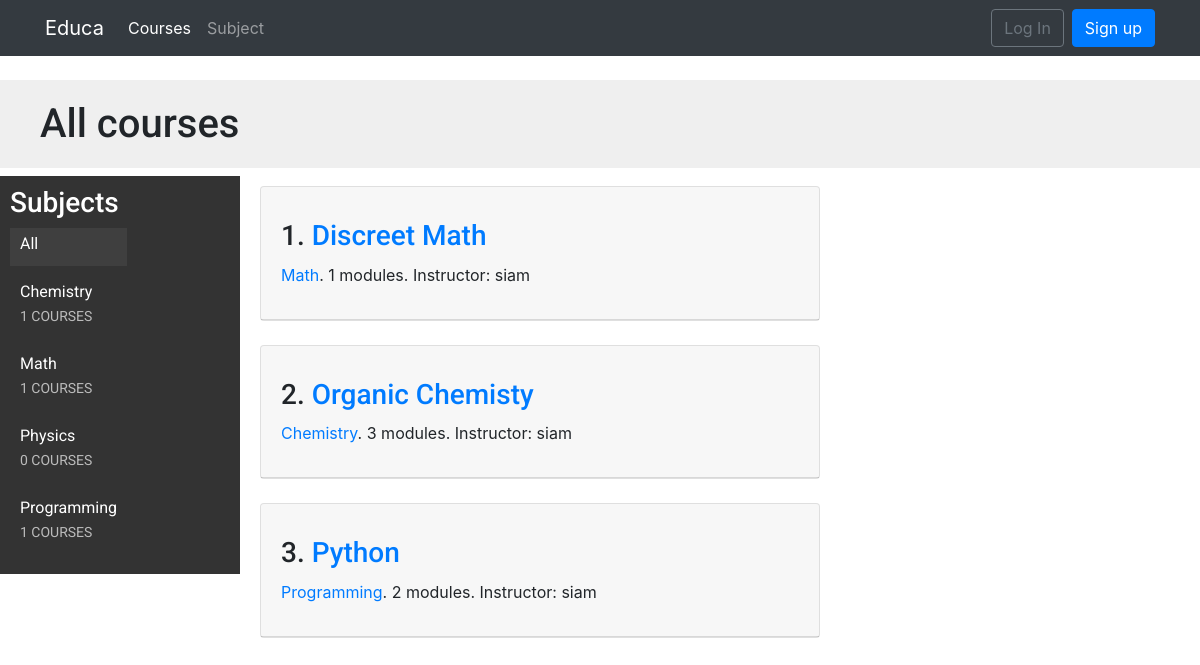
The app's page /courses/, older data.
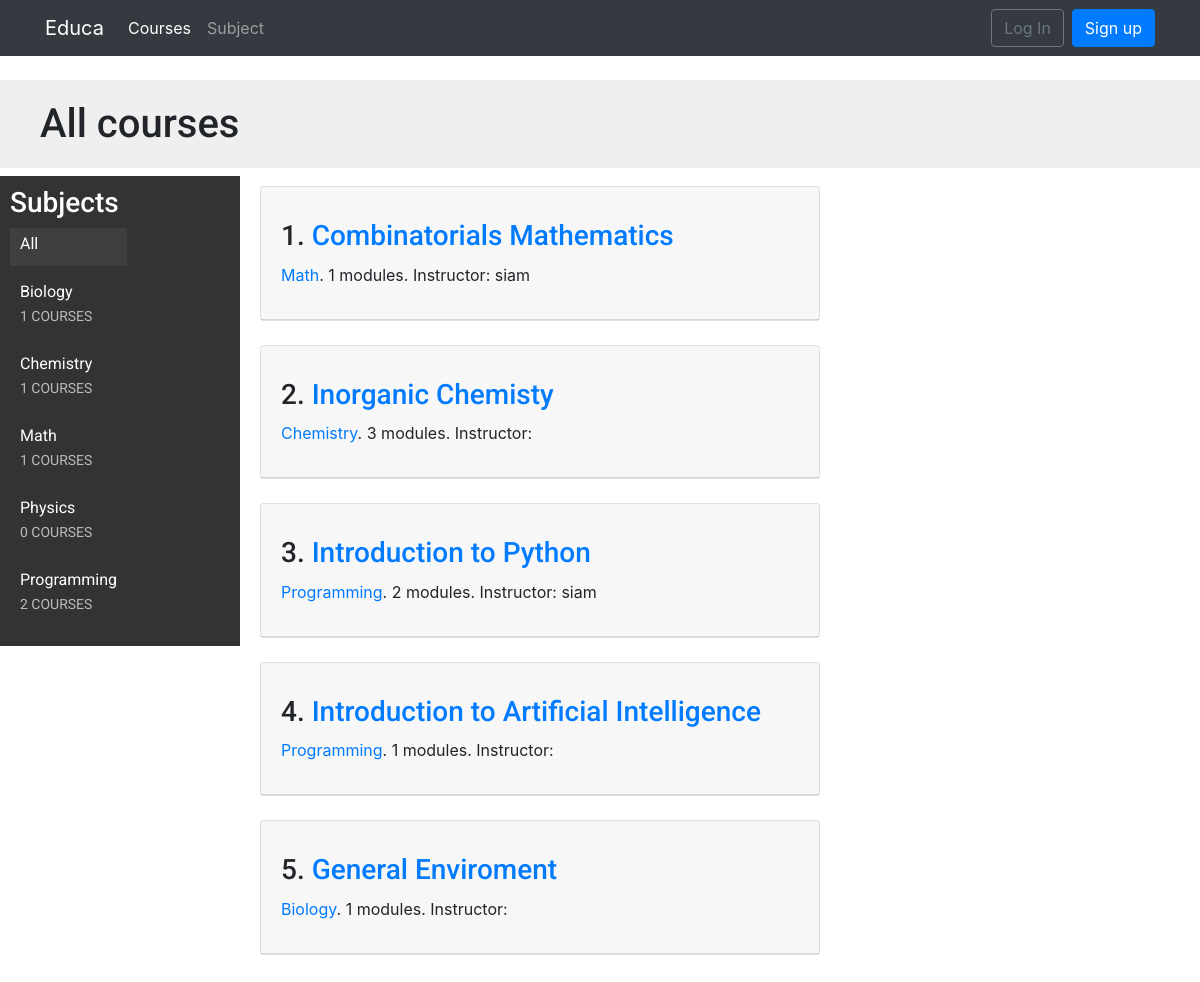
The same page, newer data.
### courses/models.py (models this page shows, shortened)
class Subject(models.Model):
    title = models.CharField(max_length=200)
    slug = models.SlugField(max_length=200, unique=True)
    class Meta:
        ordering = ['title']
    def __str__(self):
        return self.title

class Course(models.Model):
    owner = models.ForeignKey(User,
                    related_name='courses_created',
                    on_delete=models.CASCADE)
    subject = models.ForeignKey(Subject, related_name='courses',
                        on_delete=models.CASCADE)
    title = models.CharField(max_length=200)
    slug = models.SlugField(max_length=200, unique=True)
    overview = models.TextField()
    created = models.DateTimeField(auto_now_add=True)
    students = models.ManyToManyField(User,
                                      related_name='courses_joined',
                                      blank=True)
    class Meta:
        ordering = ['-created']

### courses/views.py (the view)
# urls.py: path('courses/', CourseListView.as_view(), name='course_list'),
class CourseListView(TemplateResponseMixin, View):
    model = Course
    template_name = 'courses/course/list.html'
    def get(self, request, subject=None):
        subjects = Subject.objects.annotate(
                            total_courses=Count('courses'))
        courses = Course.objects.annotate(
                            total_modules=Count('modules'))
        if subject:
            subject = get_object_or_404(Subject, slug=subject)
            courses = courses.filter(subject=subject)
        return self.render_to_response({'subjects': subjects,
                                        'subject': subject,
                                        'courses': courses})

### templates/courses/course/list.html (shortened to what this page needs)
{% extends "base.html" %}
{% block content %}
<h1>
    {% if subject %}
        {{ subject.title }} courses
    {% else %}
        All courses
    {% endif %}
</h1>
<div class="contents">
    <h3>Subjects</h3>
    <ul id="modules">
        <li {% if not subject %}class="selected"{% endif %}>
            <a href="{% url "course_list" %}">All</a>
        </li>
        {% for s in subjects %}
            <li {% if subject == s %}class="selected"{% endif %}>
                <a href="{% url "course_list_subject" s.slug %}">
                    {{ s.title }}
                    <br><span>{{ s.total_courses }} courses</span>
                </a>
            </li>
        {% endfor %}
    </ul>
</div>
<div class="module">
    {% for course in courses %}
        {% with subject=course.subject %}
        <div class="card">
      <div class="card-header">
            <h3>{{forloop.counter}}. <a href="{% url "course_detail" course.slug %}">{{ course.title }}</a></h3>
            <p>
                <a href="{% url "course_list_subject" subject.slug %}">{{ subject }}</a>.
                {{ course.total_modules }} modules.
                Instructor: {{ course.owner.get_full_name }}
            </p>
          </div>
</div>
        {% endwith %}
        <br>
    {% endfor %}
</div>
{% endblock %}

### templates/base.html (shortened to what this page needs)
{% load socialaccount %}
{% load course %}
{% load static %}
<!DOCTYPE html>
<html>
<head>
<link href="{% static "css/slider.css" %}" rel="stylesheet">
  <link href="{% static "css/base.css" %}" rel="stylesheet">
    <link rel="stylesheet" href="https://stackpath.bootstrapcdn.com/bootstrap/4.3.1/css/bootstrap.min.css"/>
</head>
<body>
  {% include 'base/navbar.html' %}
    <div id="content">
      {% block content %}
      {% endblock %}
    </div>
</body>
</html>

### templates/base/navbar.html (shortened to what this page needs)
{% load course %}
{% url 'course_list' as course_list %}
{% url 'home' as home_url %}
{% url 'sub_list' as subject_url %}
{% url 'manage_course_list' as mine %}
{% url 'student_course_list' as std %}
{% url 'course_create' as create_url %}
<div  class="navbar navbar-expand-md navbar-dark bg-dark mb-4">
  <div class="container">
    <a href="{{ home_url }}" class=" navbar-brand">Educa</a>
<div class="collapse navbar-collapse" id="navbarSupportedContent">
     <ul class="navbar-nav mr-auto">
       <li class="nav-item {% if request.path == course_list %}active{% endif %}">
         <a class="nav-link" href="{{ course_list }}">Courses <span class="sr-only">(current)</span></a>
       </li>
       <li class="nav-item {% if request.path == subject_url %}active{% endif %}">
         <a class="nav-link" href="{{ subject_url }}">Subject</a>
       </li>
     </ul>
 </div>
 <div class="collapse navbar-collapse" id="navbarCollapse">
     {% if user.is_authenticated %}
       <ul class="navbar-nav ml-auto">
        {% if request.user|has_group:"Instructors" %}
         <li class="nav-item {% if request.path == mine %}active{% endif %}">
           <a class="nav-link" href="{{mine}}">My Courses</a>
         </li>
         <li class="nav-item {% if request.path == create_url %}active{% endif %}">
           <a class="nav-link" href="{{create_url}}">Create Course</a>
         </li>
         {% else %}
         <li class="nav-item {% if request.path == std %}active{% endif %}">
           <a class="nav-link" href="{{std}}">Enrolled Courses</a>
         </li>
         {% endif %}
           <li class="nav-item">
             <a class="nav-link dropdown-toggle" href="#" id="userMenu"
               data-toggle="dropdown" aria-haspopup="true"
               aria-expanded="false">
               {{ user.username }}
             </a>
             <div class="dropdown-menu dropdown-menu-right"
               aria-labelledby="userMenu">
               <a class="dropdown-item"
               href="{% url 'password_change'%}">Change password</a>
               <div class="dropdown-divider"></div>
               <a class="dropdown-item" href="{% url 'logout' %}">
               Log Out</a>
             </div>
           </li>
         </ul>
       {% else %}
         <form class="form-inline ml-auto">
           <a href="{% url 'login' %}" class="btn btn-outline-secondary">
           Log In</a>
           <a href="{% url 'student_registration' %}" class="btn btn-primary ml-2">
             Sign up</a>
         </form>
       {% endif %}
     </div>
  </div>
</div>

### static/css/base.css (style rules this page uses)
body { margin:0; font-family:'Roboto', sans-serif; font-weight:400; color:#333; }
a { color:#3fad37; text-decoration:none; }
ul { float:left; }
h1, h2, h3, h4, h5, h6 { font-family:'Roboto', sans-serif; font-weight:300; }
h1 { background:#efefef; width:100%; overflow:auto; padding:20px 0 20px 40px; margin:0; }
.module { padding:10px 20px; float:left; width:600px; }
.module h3 { margin:20px 0 0; padding:0; width:100%; }
.module p { margin:10px 0 20px; width:100%; float:left; }
.contents { width:20%; padding:10px; float:left; background:#333; color: #fff; font-family:'Roboto', sans-serif; }
.contents ul { list-style:none; margin:0; padding:0; }
.contents ul li { margin:0 0 10px 0; padding:4px 10px 10px; overflow:auto; }
.contents ul li.selected { background:#3f3f3f; }
.contents ul span { text-transform:uppercase; color:#bbb; font-size:14px; }
.contents ul a { display:block; color:#fff; text-decoration:none; }

Row changes from the older to the newer data that the page shows:
added Subject: title "Biology", total_courses "1"
computed for Subject "Programming": total_courses "1" → "2"
changed Course "Math": title "Discreet Math" → "Combinatorials Mathematics"
changed Course "Chemistry": title "Organic Chemisty" → "Inorganic Chemisty"; owner.get_full_name "siam" → (not shown)
changed Course: title "Python" → "Introduction to Python"
added Course: title "Introduction to Artificial Intelligence", subject "Programming", total_modules "1"
added Course: title "General Enviroment", subject "Biology", total_modules "1"
